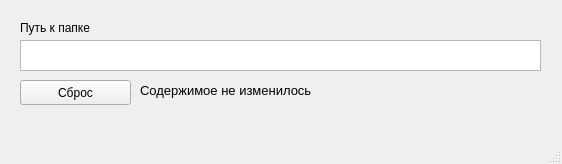
<?xml version="1.0" encoding="UTF-8"?>
<ui version="4.0">
 <class>MainWindow</class>
 <widget class="QMainWindow" name="MainWindow">
  <property name="geometry">
   <rect>
    <x>0</x>
    <y>0</y>
    <width>562</width>
    <height>164</height>
   </rect>
  </property>
  <property name="windowTitle">
   <string>MainWindow</string>
  </property>
  <widget class="QWidget" name="centralwidget">
   <widget class="QTextEdit" name="textEdit">
    <property name="geometry">
     <rect>
      <x>20</x>
      <y>40</y>
      <width>521</width>
      <height>31</height>
     </rect>
    </property>
    <property name="readOnly">
     <bool>true</bool>
    </property>
    <property name="html">
     <string>&lt;!DOCTYPE HTML PUBLIC &quot;-//W3C//DTD HTML 4.0//EN&quot; &quot;http://www.w3.org/TR/REC-html40/strict.dtd&quot;&gt;
&lt;html&gt;&lt;head&gt;&lt;meta name=&quot;qrichtext&quot; content=&quot;1&quot; /&gt;&lt;style type=&quot;text/css&quot;&gt;
p, li { white-space: pre-wrap; }
&lt;/style&gt;&lt;/head&gt;&lt;body style=&quot; font-family:'MS Shell Dlg 2'; font-size:7.8pt; font-weight:400; font-style:normal;&quot;&gt;
&lt;p style=&quot;-qt-paragraph-type:empty; margin-top:0px; margin-bottom:0px; margin-left:0px; margin-right:0px; -qt-block-indent:0; text-indent:0px;&quot;&gt;&lt;br /&gt;&lt;/p&gt;&lt;/body&gt;&lt;/html&gt;</string>
    </property>
   </widget>
   <widget class="QLabel" name="label">
    <property name="geometry">
     <rect>
      <x>20</x>
      <y>20</y>
      <width>111</width>
      <height>16</height>
     </rect>
    </property>
    <property name="text">
     <string>Путь к папке</string>
    </property>
   </widget>
   <widget class="QLabel" name="label_2">
    <property name="geometry">
     <rect>
      <x>140</x>
      <y>80</y>
      <width>231</width>
      <height>21</height>
     </rect>
    </property>
    <property name="font">
     <font>
      <pointsize>10</pointsize>
     </font>
    </property>
    <property name="text">
     <string>Содержимое не изменилось</string>
    </property>
   </widget>
   <widget class="QPushButton" name="pushButton">
    <property name="geometry">
     <rect>
      <x>20</x>
      <y>80</y>
      <width>111</width>
      <height>25</height>
     </rect>
    </property>
    <property name="text">
     <string>Сброс</string>
    </property>
   </widget>
  </widget>
  <widget class="QMenuBar" name="menubar">
   <property name="geometry">
    <rect>
     <x>0</x>
     <y>0</y>
     <width>562</width>
     <height>25</height>
    </rect>
   </property>
  </widget>
  <widget class="QStatusBar" name="statusbar"/>
 </widget>
 <resources/>
 <connections/>
</ui>
